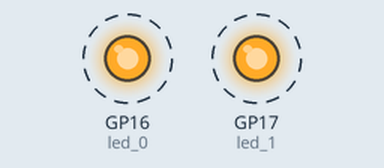
This program was run on a simulated Raspberry Pi Pico running MicroPython. Parts: output pins drawn as LEDs (lit = HIGH). Dashed ring = blinking. Threads take turns every 2 ms.

Above: at 0.05 s.
Timing chart, 0 to 3.0 s (numbered marks = the images above):
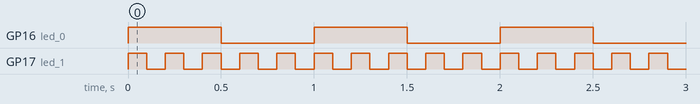

The program:

S16_Different_Blink_Rates.py
```python
# File: main.py
# Author: Armstrong Subero
# Platform: Raspberry Pi Pico (RP2040) with MicroPython
# Program: S16_Different_Blink_Rates
# Interpreter: MicroPython (latest version)
# Program Version: 1.0
#
# Program Description: This program allows the Raspberry Pi Pico to
#                      blink 2 LEDs at different rates using the
#                      separate cores
#
# Hardware Description: LEDs are connected to pins 16 and 17
#
# Created: August 22nd, 2024, 11:45 PM
# Last Updated: August 22nd, 2024, 11:45 PM

from machine import Pin
import utime
import _thread

# Initialize LED objects
led_0 = Pin(16, Pin.OUT)  # LED controlled by core 0
led_1 = Pin(17, Pin.OUT)  # LED controlled by core 1

# Function to blink LED on core 1 at a specific rate
def core1_task():
    while True:
        led_1.toggle()  # Toggle the state of LED on pin 17
        utime.sleep(0.1)  # 300 ms delay (3.33 Hz blink rate)

# Start the core 1 task in a new thread
_thread.start_new_thread(core1_task, ())

# Main loop running on core 0 to blink LED at a different rate
while True:
    led_0.toggle()  # Toggle the state of LED on pin 16
    utime.sleep(0.5)  # 500 ms delay (2 Hz blink rate)
```

Measured:
- by itself, GP16 (led_0): alternates HIGH for 0.50 s and LOW for 0.50 s
- by itself, GP17 (led_1): alternates HIGH for 0.10 s and LOW for 0.10 s
